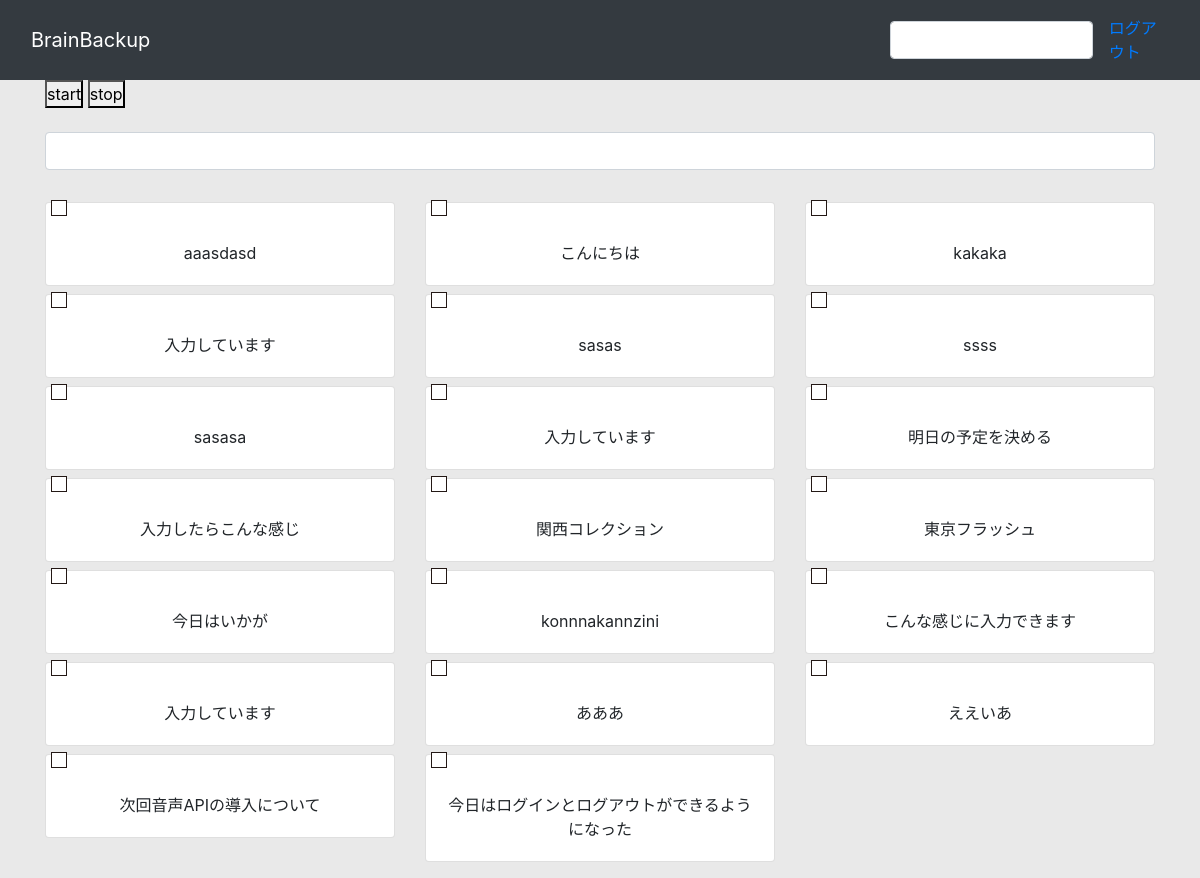
/ (signed in), run on an earlier commit of the app's database.
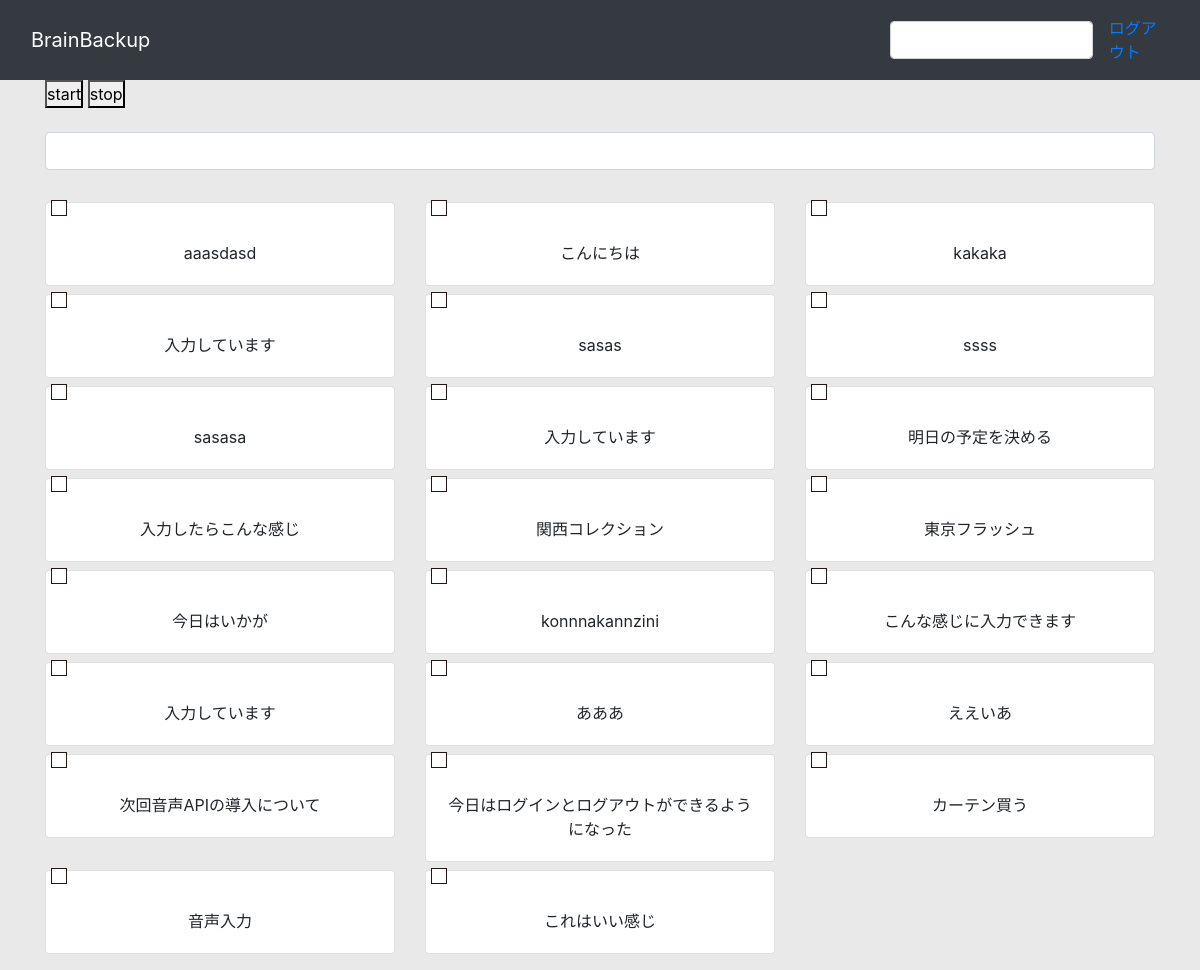
And on a later commit of the database.
### app/models.py (models this page shows, shortened)
class Blog(models.Model):
    title = models.CharField('タイトル', max_length=255)

### app/views.py (the view)
# urls.py: path('', views.IndexView.as_view(), name='index'),
class IndexView(LoginRequiredMixin,View):
    def get(self, request, *args, **kwargs):
        blog_data = Blog.objects.all()
        return render(request, 'app/index.html', {
            'blog_data': blog_data,
        })

### app/templates/app/index.html (shortened to what this page needs)
{% extends "app/base.html" %} {% block content %}
{% load static %}
<head>
  <link rel="stylesheet" type="text/css" href="{% static 'css/style.css' %}">
</head>
<!DOCTYPE html>
<button id="start-btn">start</button>
<button id="stop-btn">stop</button>
<div class="my-4 text-center">
  <div class="row">
    <div class="col-md-12 mb-2">
      <form id="add_blog">
        <input class="form-control" type="text" id="post_title" required />
      </form>
    </div>
  </div>
</div>
<div class="my-2 text-center">
  <div class="row" id="posts">
    {% for blog in blog_data %}
    <div class="col-4 mb-2">
      <div class="card">
        <label for="01-B" class="checkbox01"></label>
        <div class="card-body">{{ blog.title }}</div>
      </div>
    </div>
    {% endfor %}
  </div>
</div>
{% endblock %}

What changed in the data, as far as the page shows it:
added Blog: title "カーテン買う"
added Blog: title "音声入力"
added Blog: title "これはいい感じ"
